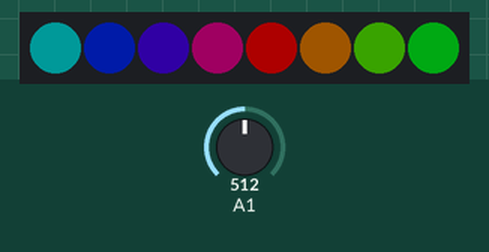
Bench run of a sketch on a simulated Arduino Uno, built with avr-gcc and run on an emulated ATmega328P. Parts: 8 RGB LEDs in strip order, left to right. The test bench sets the inputs (shaded band); at power-on: A1 = 512. Dim RGB values are drawn brighter than linear.

Above: at 1.2 s.
1.3 s: A1 set to 716
At 1.6 s:
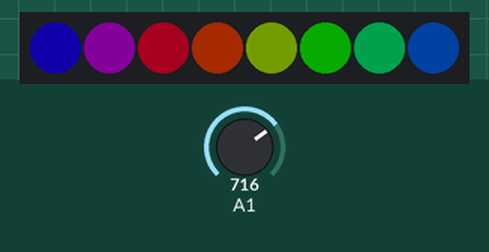
2.8 s: A1 set to 306
At 4.0 s:
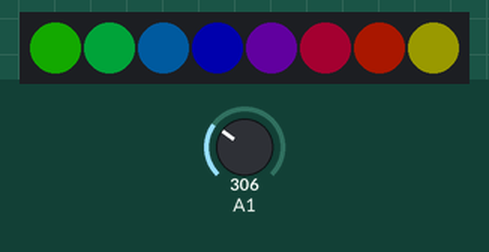
4.3 s: A1 set to 160
At 5.1 s:
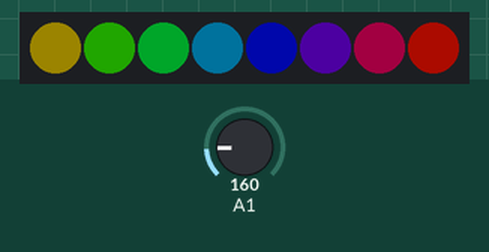
5.8 s: A1 set to 511
At 6.2 s:
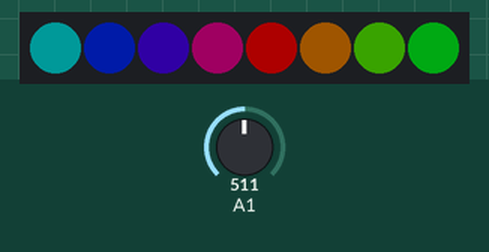
Timing chart, 0 to 8.3 s (numbered marks = the images above; inputs shaded):
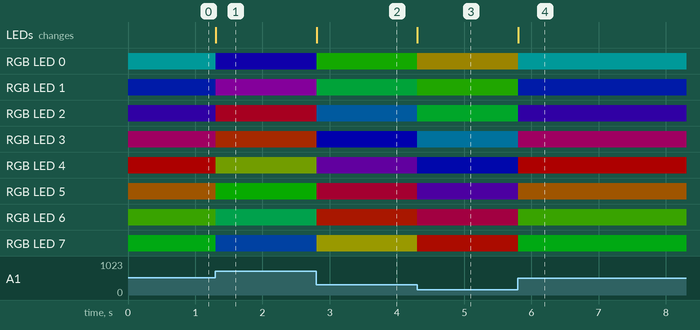

The sketch:

Sketch_07.2_RainbowLight.ino
```cpp
/*
  Rainbow

  modified 2021/7/2
  by http://www.freenove.com
*/

#include <Adafruit_NeoPixel.h>

#define PIN 5
#define NUMBER 8
Adafruit_NeoPixel strip = Adafruit_NeoPixel(NUMBER, PIN, NEO_GRB + NEO_KHZ800);

void setup() {
  strip.begin();
  strip.setBrightness(50);
  strip.show(); // Initialize all pixels to 'off'
}

void loop() {
  int analogValue = analogRead(A1);
  int colorPos = map(analogValue, 0, 1023, 0, 255);
  for (int i = 0; i < strip.numPixels(); i++) {
    strip.setPixelColor(i,Wheel(colorPos + i * 255 / 8));
  }
  strip.show();
  delay(10);
}

// Input a value 0 to 255 to get a color value.
// The colours are a transition r - g - b - back to r.
uint32_t Wheel(byte WheelPos) {
  WheelPos = 255 - WheelPos;
  if (WheelPos < 85) {
    return strip.Color(255 - WheelPos * 3, 0, WheelPos * 3);
  }
  if (WheelPos < 170) {
    WheelPos -= 85;
    return strip.Color(0, WheelPos * 3, 255 - WheelPos * 3);
  }
  WheelPos -= 170;
  return strip.Color(WheelPos * 3, 255 - WheelPos * 3, 0);
}
```

Measured:
- after the input at 1.3 s, RGB LED 0: RGB(0, 25, 25) → RGB(4, 0, 46) at once; RGB LED 1: RGB(0, 7, 43) → RGB(23, 0, 27) at once; RGB LED 2: RGB(11, 0, 38) → RGB(42, 0, 8) at once; RGB LED 3: RGB(31, 0, 19) → RGB(40, 10, 0) at once; RGB LED 4: RGB(50, 0, 0) → RGB(21, 29, 0) at once; the LEDs: change at once (image 1)
- after the input at 2.8 s, RGB LED 0: RGB(4, 0, 46) → RGB(5, 45, 0) at once; RGB LED 1: RGB(23, 0, 27) → RGB(0, 37, 13) at once; RGB LED 2: RGB(42, 0, 8) → RGB(0, 18, 32) at once; RGB LED 3: RGB(40, 10, 0) → RGB(0, 0, 50) at once; RGB LED 4: RGB(21, 29, 0) → RGB(19, 0, 31) at once; the LEDs: change at once (image 2)
- after the input at 4.3 s, RGB LED 0: RGB(5, 45, 0) → RGB(27, 23, 0) at once; RGB LED 1: RGB(0, 37, 13) → RGB(8, 41, 0) at once; RGB LED 2: RGB(0, 18, 32) → RGB(0, 40, 10) at once; RGB LED 3: RGB(0, 0, 50) → RGB(0, 21, 29) at once; RGB LED 4: RGB(19, 0, 31) → RGB(0, 2, 48) at once; the LEDs: change at once (image 3)
- after the input at 5.8 s, RGB LED 0: RGB(27, 23, 0) → RGB(0, 25, 25) at once; RGB LED 1: RGB(8, 41, 0) → RGB(0, 7, 43) at once; RGB LED 2: RGB(0, 40, 10) → RGB(11, 0, 38) at once; RGB LED 3: RGB(0, 21, 29) → RGB(31, 0, 19) at once; RGB LED 4: RGB(0, 2, 48) → RGB(50, 0, 0) at once; the LEDs: change at once (image 4)
